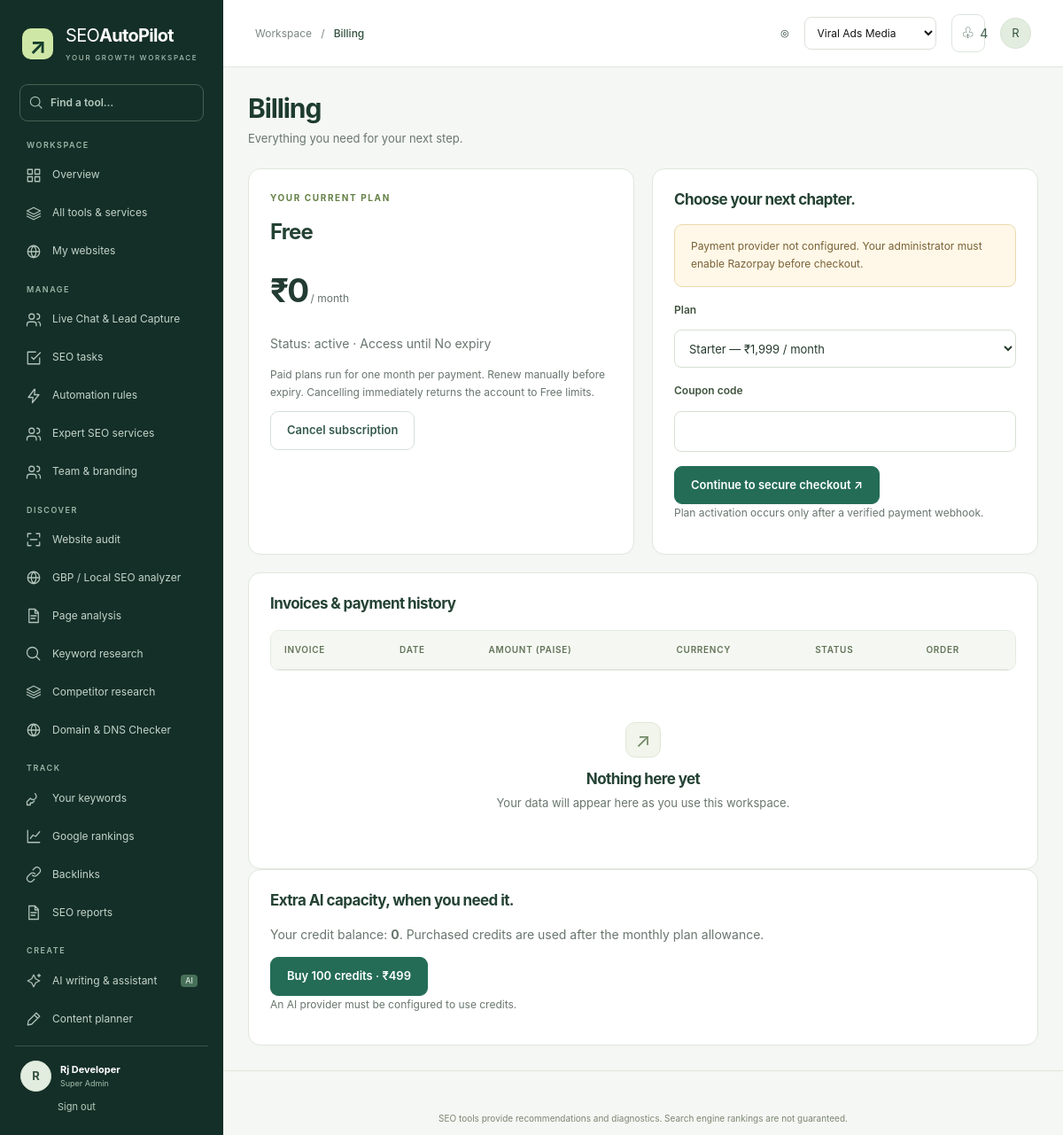
Screenshot of /billing?website_id=1 (signed in) with the database file from the repository.
### tables this page shows
CREATE TABLE `users` (
  `id` int(10) UNSIGNED NOT NULL,
  `name` varchar(120) NOT NULL,
  `email` varchar(190) NOT NULL,
  `password` varchar(255) NOT NULL,
  `role` enum('super_admin','admin','team_member','customer') NOT NULL DEFAULT 'customer',
  `company` varchar(190) DEFAULT '',
  `phone` varchar(40) DEFAULT '',
  `timezone` varchar(60) DEFAULT 'UTC',
  `country` varchar(80) DEFAULT '',
  `active` tinyint(4) NOT NULL DEFAULT 1,
  `verified_at` datetime DEFAULT NULL,
  `notification_email` tinyint(4) NOT NULL DEFAULT 1,
  `created_at` timestamp NOT NULL DEFAULT current_timestamp(),
  `session_version` int(10) UNSIGNED NOT NULL DEFAULT 1
);

CREATE TABLE `settings` (
  `name` varchar(100) NOT NULL,
  `value` mediumtext NOT NULL
);

CREATE TABLE `plans` (
  `id` int(10) UNSIGNED NOT NULL,
  `slug` varchar(40) NOT NULL,
  `name` varchar(80) NOT NULL,
  `price` int(10) UNSIGNED NOT NULL DEFAULT 0,
  `websites` int(11) NOT NULL,
  `keywords` int(11) NOT NULL,
  `crawl_pages` int(11) NOT NULL,
  `reports` int(11) NOT NULL,
  `ai_requests` int(11) NOT NULL DEFAULT 0,
  `team_members` int(11) NOT NULL DEFAULT 0,
  `white_label` tinyint(4) NOT NULL DEFAULT 0,
  `active` tinyint(4) NOT NULL DEFAULT 1
);

CREATE TABLE `subscriptions` (
  `id` int(10) UNSIGNED NOT NULL,
  `user_id` int(10) UNSIGNED NOT NULL,
  `plan_id` int(10) UNSIGNED NOT NULL,
  `status` enum('active','cancelled','expired') DEFAULT 'active',
  `starts_at` datetime NOT NULL,
  `ends_at` datetime DEFAULT NULL,
  `cancelled_at` datetime DEFAULT NULL,
  `created_at` timestamp NOT NULL DEFAULT current_timestamp(),
  `is_trial` tinyint(4) NOT NULL DEFAULT 0
);

### config/config.example.php (called while the page is built)
<?php
return [
 'DB_HOST'=>'127.0.0.1', 'DB_PORT'=>'3306', 'DB_NAME'=>'seo_autopilot', 'DB_USER'=>'root', 'DB_PASS'=>'',
 'APP_URL'=>'http://localhost/ppso', 'APP_NAME'=>'SEO AutoPilot', 'APP_ENV'=>'production',
 'SMTP_HOST'=>'', 'SMTP_PORT'=>587, 'SMTP_USER'=>'', 'SMTP_PASS'=>'', 'SMTP_FROM'=>'',
 'AI_ENDPOINT'=>'', 'AI_API_KEY'=>'', 'AI_MODEL'=>'',
 'RANKING_ENDPOINT'=>'', 'RANKING_API_KEY'=>'',
 'KEYWORD_ENDPOINT'=>'', 'KEYWORD_API_KEY'=>'', 'BACKLINK_ENDPOINT'=>'', 'BACKLINK_API_KEY'=>'',
 'RAZORPAY_KEY'=>'', 'RAZORPAY_SECRET'=>'', 'RAZORPAY_WEBHOOK_SECRET'=>'',
 'INSTALL_TOKEN'=>'replace-with-a-long-random-string',
];

### config/config.php (called while the page is built, shortened)
<?php
$config = require __DIR__.'/config.example.php';
$private = getenv('SEO_CONFIG_FILE') ?: __DIR__.'/local.php';
return $config;

### includes/bootstrap.php (called while the page is built, shortened)
<?php
$config = require ROOT.'/config/config.php';
require_once __DIR__.'/functions.php';
require_once __DIR__.'/security.php';

### includes/security.php (called while the page is built, shortened)
<?php
function current_user(): ?array { static $loaded=false,$user=null; if (!$loaded) { $loaded=true; if (isset($_SESSION['user_id'])) { $user=row('SELECT * FROM users WHERE id=? AND active=1',[$_SESSION['user_id']]); if($user && ($_SESSION['session_version']??0)!== (int)$user['session_version']){$user=null;unset($_SESSION['user_id']);} } } return $user; }
function require_user(): array { $u=current_user(); if (!$u) { if (str_contains($_SERVER['REQUEST_URI']??'','/api/')) fail('Please sign in.',401); redirect('/login'); } if (isset($_SESSION['last_seen']) && time()-$_SESSION['last_seen']>7200) { session_destroy(); fail('Your session has expired. Sign in again.',401); } $_SESSION['last_seen']=time(); return $u; }
function is_admin(?array $u=null): bool { $u ??=current_user(); return in_array($u['role']??'',['super_admin','admin'],true); }
function website(int $id): array { $u=require_user(); $w=row('SELECT * FROM websites WHERE id=?',[$id]); if (!$w) fail('Website not found.',404); if (!is_admin($u) && $w['user_id']!=$u['id'] && !value('SELECT id FROM team_members WHERE user_id=? AND website_id=?',[$u['id'],$id])) fail('This project is not assigned to you.',403); return $w; }
function websites(): array { $u=require_user(); return is_admin($u)?rows('SELECT * FROM websites ORDER BY id DESC LIMIT 500'):rows('SELECT DISTINCT w.* FROM websites w LEFT JOIN team_members t ON t.website_id=w.id WHERE w.user_id=? OR t.user_id=? ORDER BY w.id DESC LIMIT 500',[$u['id'],$u['id']]); }
function plan(int $uid): array { $grace=max(0,min(14,(int)setting('grace_days',0))); return row("SELECT p.* FROM subscriptions s JOIN plans p ON p.id=s.plan_id WHERE s.user_id=? AND s.status='active' AND (s.ends_at IS NULL OR DATE_ADD(s.ends_at,INTERVAL ? DAY)>NOW()) ORDER BY s.id DESC LIMIT 1",[$uid,$grace]) ?? row("SELECT * FROM plans WHERE slug='free'"); }

### dashboard/billing.php (the view, shortened to what this page needs)
<?php $plan=plan((int)$user['id']);$sub=row("SELECT * FROM subscriptions WHERE user_id=? ORDER BY id DESC LIMIT 1",[$user['id']]);?><div class="grid grid-2"><div class="card"><span class="eyebrow">YOUR CURRENT PLAN</span><h2><?=e($plan['name'])?></h2><div class="price"><?=money((int)$plan['price'])?><small> / month</small></div><p>Status: <?=e($sub['status']??'Free')?> · Access until <?=e($sub['ends_at']??'No expiry')?></p><p class="small">Paid plans run for one month per payment. Renew manually before expiry. Cancelling immediately returns the account to Free limits.</p><button class="button secondary small-button" data-action="cancel-subscription" data-confirm="Cancel the paid subscription and return to Free limits now?">Cancel subscription</button></div><div class="card"><h3>Choose your next chapter.</h3><?php if(!cfg('RAZORPAY_KEY')):?><div class="alert">Payment provider not configured. Your administrator must enable Razorpay before checkout.</div><?php endif;?><form id="checkout-form"><label>Plan<select name="plan_id"><?php foreach(rows('SELECT * FROM plans WHERE price>0 AND active=1 ORDER BY price') as $p):?><option value="<?=$p['id']?>"><?=e($p['name'])?> — <?=money((int)$p['price'])?> / month</option><?php endforeach;?></select></label><?php field('coupon','Coupon code','text','',false);?><button class="button">Continue to secure checkout ↗</button></form><p class="small">Plan activation occurs only after a verified payment webhook.</p></div></div><div class="card stack"><h3>Invoices & payment history</h3><?php table(['number'=>'Invoice','created_at'=>'Date','amount'=>'Amount (paise)','currency'=>'Currency','status'=>'Status','order_id'=>'Order'],rows('SELECT p.*,i.number FROM payments p LEFT JOIN invoices i ON i.payment_id=p.id WHERE p.user_id=? ORDER BY p.id DESC LIMIT 100',[$user['id']]));?></div><script src="https://checkout.razorpay.com/v1/checkout.js" defer></script><script src="<?=url('/assets/js/checkout.js')?>" defer></script>

### includes/sidebar.php (shortened to what this page needs)
<?php
$catalog=WorkspaceUI::directory();
$groups=['Workspace'=>['dashboard'=>['Overview','grid'],'services'=>['All tools & services','layers'],'websites'=>['My websites','globe']]];
foreach($catalog as $key=>[$group,$name,$description,$steps,$result,$icon])$groups[$group][$key]=[$name,$icon];
if(is_admin())$groups['B2B Leads']=['admin/b2b-leads'=>['B2B Lead Extractor','search']];
if(is_admin())$groups['SEO Expert']=['admin/seo-expert'=>['SEO Expert Leads','users']];
$groups['Account']=['billing'=>['Plan & billing','file'],'profile'=>['My profile','settings']];
?>
<aside class="sidebar" id="sidebar">
 <a class="logo" href="<?=url('/dashboard')?>"><span class="logo-symbol">↗</span><span>SEO<strong>AutoPilot</strong><small>YOUR GROWTH WORKSPACE</small></span></a>
 <label class="nav-search"><?=WorkspaceUI::icon('search')?><input type="search" data-nav-search placeholder="Find a tool…" aria-label="Find a navigation item"></label>
 <nav aria-label="Workspace">
 <?php foreach($groups as $heading=>$items):?><div class="nav-group"><h2 class="nav-group-title"><?=e($heading)?></h2><?php foreach($items as $key=>[$label,$icon]):?><a class="nav-item <?=$section===$key?'active':''?>" <?=$section===$key?'aria-current="page"':''?> href="<?=url('/'.$key).($wid?'?website_id='.$wid:'')?>"><?=WorkspaceUI::icon($icon)?><span><?=e($label)?></span><?php if($key==='ai-assistant'):?><small>AI</small><?php endif;?></a><?php endforeach;?></div><?php endforeach;?>
 </nav>
 <div class="sidebar-bottom"><a class="user-pill" href="<?=url('/profile')?>"><span class="avatar"><?=e(mb_substr($user['name'],0,1))?></span><span><?=e($user['name'])?><small><?=e(ucwords(str_replace('_',' ',$user['role'])))?></small></span></a><form method="post" action="<?=url('/logout')?>"><?php csrf_field();?><button class="text-button">Sign out</button></form></div>
</aside>

### dashboard/index.php (shortened to what this page needs)
<?php
$user=require_user();$sites=websites();$wid=(int)($_GET['website_id']??($sites[0]['id']??0));$w=$wid?website($wid):null;
$defs=Modules::definitions();$title=$defs[$section]['title']??ucwords(str_replace('-',' ',$section));
require ROOT.'/includes/header.php';require ROOT.'/includes/sidebar.php';
?><div class="app-main"><header class="app-topbar"><button class="icon-button mobile-toggle" data-toggle-sidebar aria-controls="sidebar" aria-expanded="false" aria-label="Open navigation">☰</button><div class="breadcrumbs">Workspace &nbsp; / &nbsp; <strong><?=e($title)?></strong></div><div class="top-actions"><span>◎</span><select data-website-picker aria-label="Active website"><option value="0">Select a website</option><?php foreach($sites as $site):?><option value="<?=$site['id']?>" <?=$wid===$site['id']?'selected':''?>><?=e($site['name'])?></option><?php endforeach;?></select><a href="<?=url('/notifications')?>" class="icon-button" aria-label="Notifications">♧ <small><?=(int)value('SELECT COUNT(*) FROM notifications WHERE user_id=? AND read_at IS NULL',[$user['id']])?></small></a><a class="avatar" href="<?=url('/profile')?>"><?=e(mb_substr($user['name'],0,1))?></a></div></header><main class="app-content" id="main"><?php require ROOT.'/includes/alerts.php';?><div class="page-heading"><div><h1><?=$section==='dashboard'?'Your SEO overview.':e($title)?></h1><p><?=e($defs[$section]['description']??($section==='dashboard'?'Track your website health, search rankings, and the next tasks to improve them.':(WorkspaceUI::catalog()[$section][2]??'Everything you need for your next step.')))?></p></div><div class="row"><?php if($w && $section==='dashboard'):?><a class="button secondary" href="<?=url('/reports?website_id='.$wid)?>">↓ Export report</a><button class="button" data-action="crawl" data-website-id="<?=$wid?>">ϟ Run audit</button><?php elseif($section==='websites'):?><a class="button" href="#create">+ Add website</a><?php endif;?></div></div>
<?php
$global=['services','websites','profile','billing','notifications','no-api-tools','live-chat'];
if(!$w && !in_array($section,$global)){?><div class="welcome-banner"><div><h3>Your next SEO win starts here.</h3><p>Connect your first website to see its health, issues, and opportunities.</p></div><a href="<?=url('/websites#create')?>" class="button">+ Add website</a></div><?php if($section==='dashboard')require ROOT.'/dashboard/overview.php';else empty_state('Connect a website first','Add a website to start using this tool.');}
elseif(isset($defs[$section])){require ROOT.'/dashboard/tool-guide.php';if($section==='human-services')require ROOT.'/dashboard/service-options.php';require ROOT.'/dashboard/module.php';}
else{require ROOT.'/dashboard/tool-guide.php'; $view=ROOT.'/dashboard/'.$section.'.php'; if(is_file($view))require $view;else require ROOT.'/dashboard/tools.php'; }
if($section==='billing'||($w&&$section==='human-services'))require ROOT.'/dashboard/extra-purchases.php';
?></main></div><?php require ROOT.'/includes/footer.php';?>

### dashboard/extra-purchases.php (shortened to what this page needs)
<?php if($section==='billing'):?><div class="card"><h3>Extra AI capacity, when you need it.</h3><p>Your credit balance: <strong><?=(int)value('SELECT credits FROM ai_credit_balances WHERE user_id=?',[$user['id']])?></strong>. Purchased credits are used after the monthly plan allowance.</p><form data-extra-checkout><button class="button">Buy <?=(int)setting('ai_pack_credits',100)?> credits · <?=money((int)setting('ai_pack_price',49900))?></button></form><p class="small">An AI provider must be configured to use credits.</p></div><?php elseif($section==='human-services'):?><?php foreach(rows('SELECT r.*,(SELECT status FROM payments p WHERE p.service_request_id=r.id ORDER BY p.id DESC LIMIT 1) AS payment_status FROM human_service_requests r WHERE r.website_id=? AND r.user_id=? AND r.quoted_amount IS NOT NULL ORDER BY r.id DESC',[$wid,$user['id']]) as $quote):?><?=e($quote['service'])?><?=money((int)$quote['quoted_amount'])?> <?=e($quote['payment_status']??'Awaiting payment')?><?php if($quote['payment_status']!=='paid'):?><?=$quote['id']?><?php endif;?><?php endforeach;?><?php endif;?><?=url('/assets/js/extras.js')?>

### rows the page displays
users: name "R", name "Rj Developer", role "Super Admin", id.name "Free", id.price "₹0"
subscriptions: status "active", ends_at "No expiry"
settings: value "100"
settings: value "₹499"

### other values shown
$heading "WORKSPACE"
$label "Overview"
$label "All tools & services"
$label "My websites"
$heading "MANAGE"
$label "Live Chat & Lead Capture"
$label "SEO tasks"
$label "Automation rules"
$label "Expert SEO services"
$label "Team & branding"
$heading "DISCOVER"
$label "Website audit"
$label "GBP / Local SEO analyzer"
$label "Page analysis"
$label "Keyword research"
